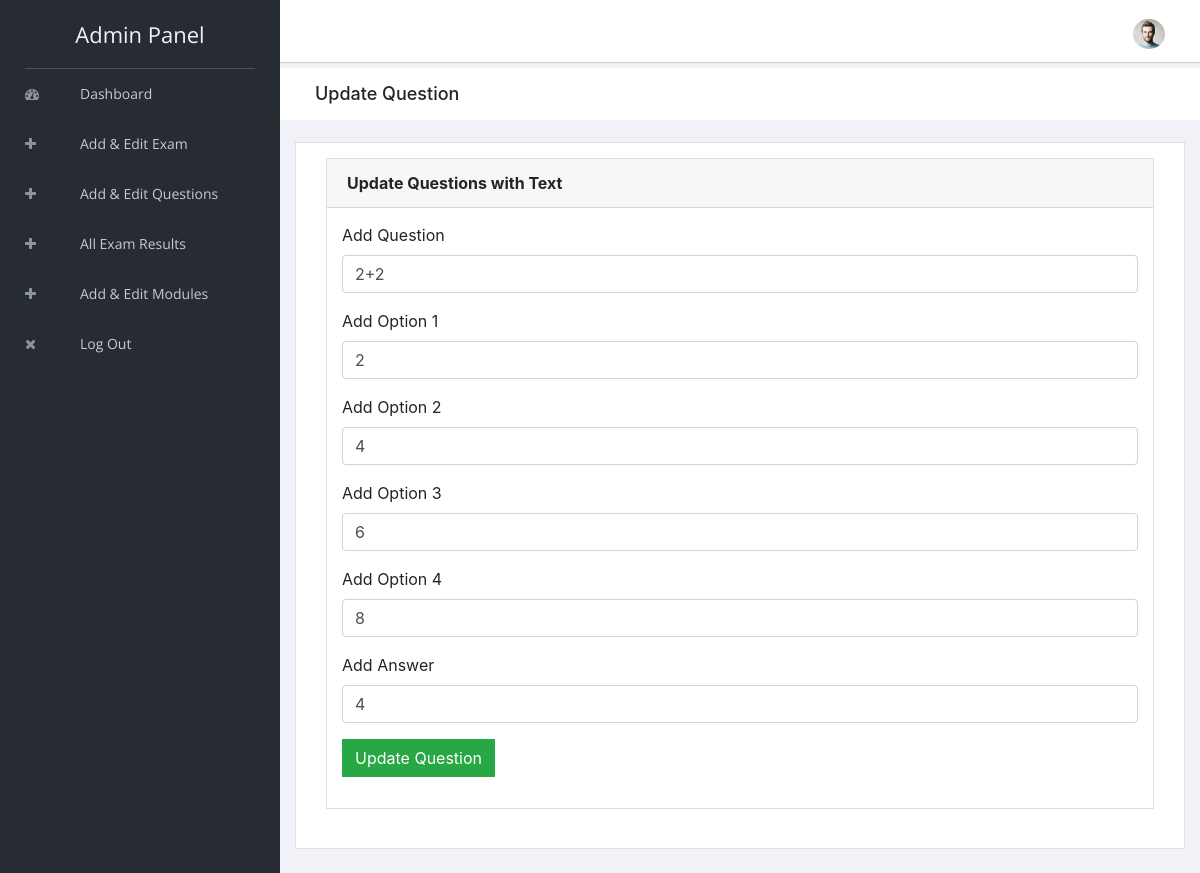
Page /admin/edit_option.php?id=7&id1=3 (signed in) on the committed database.
### tables this page shows
CREATE TABLE `questions` (
  `id` int(11) NOT NULL,
  `question_no` varchar(5) NOT NULL,
  `question` varchar(500) NOT NULL,
  `opt1` varchar(100) NOT NULL,
  `opt2` varchar(100) NOT NULL,
  `opt3` varchar(100) NOT NULL,
  `opt4` varchar(100) NOT NULL,
  `answer` varchar(100) NOT NULL,
  `category` varchar(100) NOT NULL
);

### admin/edit_option.php (the view, shortened to what this page needs)
<?php
include "header.php";
include "../connection.php";
    ?>
    <?php
$id=$_GET["id"];
$question="";
$opt1="";
$opt2="";
$opt3="";
$opt4="";
$answer="";
$res=mysqli_query($link, "select * from questions where id=$id");
while($row=mysqli_fetch_array($res))
{
    $question=$row["question"];
    $opt1=$row["opt1"];
    $opt2=$row["opt2"];
    $opt3=$row["opt3"];
    $opt4=$row["opt4"];
    $answer=$row["answer"];
}
?>
        <div class="breadcrumbs">
            <div class="col-sm-4">
                <div class="page-header float-left">
                    <div class="page-title">
                        <h1>Update Question</h1>
                    </div>
                </div>
            </div>
        </div>
        <div class="content mt-3">
            <div class="animated fadeIn">
                <div class="row">
                    <div class="col-lg-12">
                        <div class="card">
                            <div class="card-body">
                            <div class="col-lg-12">
                                <form name="form1" action="" method="post" enctype="multipart/form-data">
                                    <div class="card">
                                        <div class="card-header"><strong>Update Questions with Text</strong> </div>
                                            <div class="card-body card-block">
                                                <div class="form-group"><label for="company"
                                                    class=" form-control-label">
                                                    Add Question</label><input type="text"
                                                    name="question" placeholder="Add Question"
                                                    class="form-control" value="<?php echo $question; ?>">
                                                </div>
                                                <div class="form-group"><label for="company"
                                                    class=" form-control-label">
                                                    Add Option 1</label><input type="text"
                                                    name="opt1" placeholder="Add Option 1"
                                                    class="form-control" value="<?php echo $opt1; ?>">
                                                </div>
                                                <div class="form-group"><label for="company"
                                                    class=" form-control-label">
                                                    Add Option 2</label><input type="text"
                                                    name="opt2" placeholder="Add Option 2"
                                                    class="form-control" value="<?php echo $opt2; ?>">
                                                </div>
                                                <div class="form-group"><label for="company"
                                                    class=" form-control-label">
                                                    Add Option 3</label><input type="text"
                                                    name="opt3" placeholder="Add Option 3"
                                                    class="form-control" value="<?php echo $opt3; ?>">
                                                </div>
                                                <div class="form-group"><label for="company"
                                                    class=" form-control-label">
                                                    Add Option 4</label><input type="text"
                                                    name="opt4" placeholder="Add Option 4"
                                                    class="form-control" value="<?php echo $opt4; ?>">
                                                </div>
                                                <div class="form-group"><label for="company"
                                                    class=" form-control-label">
                                                    Add Answer</label><input type="text"
                                                    name="answer" placeholder="Add Answer"
                                                    class="form-control" value="<?php echo $answer; ?>">
                                                </div>
                                                <div class="form-group">
                                                    <input type="submit" name="submit1" value="Update Question" class="btn btn-success">
                                                </div>
                                            </div>
                                        </div>
                                    </div>
                            </div>
                        </div>
                    </div>
                </div>
            </div>
        </div>
<?php
include "footer.php";
?>

### rows in the picture
questions: question "2+2", opt1 "2", opt2 "4", opt3 "6", opt4 "8", answer "4"
